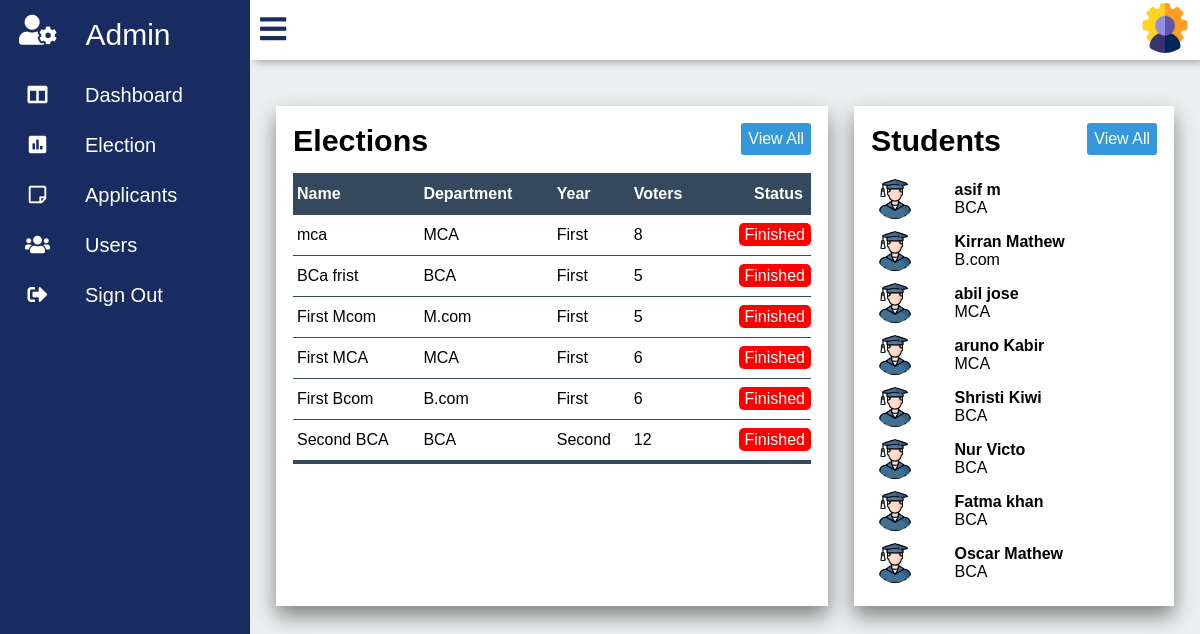
/admin.php (signed in), run on the app's committed database.
### tables this page shows
CREATE TABLE IF NOT EXISTS `elections` (
  `id` int(10) unsigned NOT NULL AUTO_INCREMENT,
  `Name` varchar(30) NOT NULL,
  `Department_id` int(11) unsigned NOT NULL,
  `Year_id` int(11) unsigned NOT NULL,
  `Election_status` tinyint(3) unsigned NOT NULL DEFAULT '0',
  `Start_date` date NOT NULL,
  `End_date` date NOT NULL,
  `Start_time` time NOT NULL,
  `End_time` time NOT NULL,
  `Voters` int(11) NOT NULL,
  PRIMARY KEY (`id`),
  KEY `elections_dpt` (`Department_id`),
  KEY `elections_year` (`Year_id`)
);

CREATE TABLE IF NOT EXISTS `department` (
  `id` int(11) unsigned NOT NULL AUTO_INCREMENT,
  `Department_name` varchar(10) NOT NULL,
  `Yr_no` int(11) NOT NULL,
  PRIMARY KEY (`id`)
);

CREATE TABLE IF NOT EXISTS `year` (
  `id` int(10) unsigned NOT NULL AUTO_INCREMENT,
  `Year_name` varchar(10) NOT NULL,
  PRIMARY KEY (`id`)
);

CREATE TABLE IF NOT EXISTS `users` (
  `id` int(10) unsigned NOT NULL AUTO_INCREMENT,
  `Email` varchar(30) NOT NULL,
  `Phone_no` bigint(11) NOT NULL,
  `First_name` varchar(15) NOT NULL,
  `Last_name` varchar(15) NOT NULL,
  `Gender` varchar(10) NOT NULL,
  `Department_id` int(11) unsigned NOT NULL,
  `Year_id` int(10) unsigned NOT NULL,
  PRIMARY KEY (`id`),
  KEY `users_dpt` (`Department_id`),
  KEY `users_yr` (`Year_id`)
);

### php/onTablefunc.php (called while the page is built, shortened)
<?php
	function getDepartment($dpid,$con) {
		$dpquery = "select Department_name from department where(id = $dpid );";
		$dp = mysql_query($dpquery,$con);
		$department = mysql_fetch_array($dp);
		return $department['Department_name'];
	}
	function getYear($yrid,$con) {
		$yrquery = "select * from year where(id = $yrid);";
		$yr = mysql_query($yrquery,$con);
		$year = mysql_fetch_array($yr);
		return $year['Year_name'];
	}
?>

### admin.php (the view, shortened to what this page needs)
<?php
	include("php/config.php");
	include("php/onTablefunc.php");
	include('php/elecheck.php');
?>
<!DOCTYPE html>
<html>
<head>
	<link rel="stylesheet" type="text/css" href="css/all.min.css">
	<link rel="stylesheet" type="text/css" href="css/fontawesome.min.css">
	<link rel="stylesheet" type="text/css" href="css/panel.css">
	<link rel="stylesheet" type="text/css" href="css/admin.css">
</head>
<body onload="statuscolor()">
	<div class="container">
		<div class="navigation">
		<div class="admin_icon">
			<a href="">
					<i class="fas fa-user-cog"></i>
				<span class="admin_Text" >Admin</span>
			</a>
		</div>
			<ul>
				<li>
					<a href="admin.php">
						<span class="icon">
							<i class="fas fa-columns"></i>
						</span>
						<span class="title">Dashboard</span>
					</a>
				</li>
				<li>
					<a href="elections.php">
						<span class="icon">
							<i class="fas fa-poll"></i>
						</span>
						<span class="title">Election</span>
					</a>
				</li>
				<li>
					<a href="applicants.php">
						<span class="icon">
							<i class="far fa-sticky-note"></i>
						</span>
						<span class="title">Applicants</span>
					</a>
				</li>
				<li>
					<a href="users.php">
						<span class="icon">
							<i class="fas fa-users"></i>
						</span>
						<span class="title">Users</span>
					</a>
				</li>
				<li>
					<a href="/project/php/logout.php">
						<span class="icon">
							<i class="fas fa-sign-out-alt"></i>
						</span>
						<span class="title">Sign Out</span>
					</a>
				</li>
			</ul>
		</div>
		<div class="main">
			<div class="topbar">
				<div class="user">
					<a href="adminacc.php"><img src="images/admin_photo.png"></a>
				</div>
			</div>
			<div class="tables">
				<div class="election">
					<div class="table_Header">
						<h2>Elections</h2>
						<a href="elections.php" class='btn'>View All</a>
					</div>
					<table class="election_Table">
						<thead>
							<tr>
								<th> Name </th>
								<th>Department</th>
								<th>Year</th>
								<th>Voters</th>
								<th>Status</th>
							</tr>
						</thead>
						<tbody>
						<?php
								$eQ = "select * from elections order by id DESC limit 7;";
								$eQ_ob = mysql_query($eQ,$con);
								while($eData = mysql_fetch_array($eQ_ob)) {
									$department = getDepartment($eData['Department_id'],$con);
									$year = getYear($eData['Year_id'],$con);
						?>
							<tr>
							<td><?php echo $eData['Name'];?></td>
							<td><?php echo $department; ?></td>
							<td><?php echo $year;?></td>
							<td><?php echo $eData['Voters'];?></td>
							<td class="status"><span class="<?php if($eData['Election_status'] == 0)
										echo 'Declared';
									  elseif ($eData['Election_status'] == 1)
									  	echo "Ongoing";
									  else
									  	echo "Finished";	?>"><?php if($eData['Election_status'] == 0)
										echo 'Declared';
									  elseif ($eData['Election_status'] == 1)
									  	echo "Ongoing";
									  else
									  	echo "Finished";	?></span></td>
							</tr>
						<?php
							}
							?>
					</table>
				</div>
				<div class="student">
					<div class="table_Header">
						<h2>Students</h2>
						<a href="users.php" class='btn'>View All</a>
					</div>
					<table class="user_Table">
						<tbody>
							<?php
								$q = "select * from users order by id DESC limit 8;";
								$u_Result = mysql_query($q,$con);
								while($data = mysql_fetch_array($u_Result)) {
									$department = getDepartment($data['Department_id'],$con);
							?>
									<tr>
										<td><div class="user_Default_img"><img src="images/student_img.png"></div></td>
										<td><h4><?php
											echo $data['First_name']." ".$data['Last_name'];
												?></h4><span><?php echo $department; ?></span></td>
							<?php
								}
							?>
						</tbody>
					</table>
				</div>
			</div>
		</div>
	</div>
</body>
</html>

### css/panel.css (style rules this page uses)
* { margin: 0; padding: 0; box-sizing: border-box; font-family: 'Poppins',sans-serif; }
.container { position: relative; width: 100%; }
.navigation { position: fixed; width: 250px; height: 100%; background: #182C61; transition: 250ms ease-in-out; }
.navigation ul { position: relative; width: 100%; left: 0; top: 0; overflow: hidden; }
.navigation ul li { position: relative; width: 100%; list-style: none; overflow: hidden; }
.admin_icon a { width: 100%; text-decoration: none; color: white; display: flex; overflow: hidden; }
.admin_icon a i { font-size: 30px; line-height: 60px; padding: 0 19px; min-width: 75px; }
.admin_Text { font-size: 30px; font-weight: 400; font-family: 'Popins',sans-serif; color: white; padding: 0 10px; line-height: 70px; }
.navigation ul li a { position: relative; width: 100%; display: flex; text-decoration: none; color: white; }
li a span i { color: white; }
.navigation ul li a .icon { position: relative; display: block; height: 25px; min-width: 75px; text-align: center; height: 50px; font-size: 20px; line-height: 50px; padding: 0 10px; }
.navigation ul li a .title { position: relative; display: block; font-size: 20px; padding: 0 10px; height: 50px; line-height: 50px; }
.main { position: absolute; width: calc(100% - 250px); left: 250px; min-height: 100vh; background: #ecf0f1; transition: 250ms ease-in-out; overflow:scroll; height: 100vh; }
.main .topbar { background: white; overflow-y: hidden; width: 100%; height: 60px; padding: 0 10px; display: flex; justify-content: space-between; align-items: center ; box-shadow: 5px 0px 10px grey; }
.user img { width: 50px; height: 50px; border-radius: 50%; cursor: pointer; }

### css/admin.css (style rules this page uses)
.tables { margin-top: 20px; position: relative; width: 100%; display: grid; grid-template-columns: 2fr 1fr; }
.election { position: relative; margin: 26px 13px 26px 26px ; padding: 17px; background: white; max-height: 500px; min-width: 400px; box-shadow: 20px grey; box-shadow: 0px 10px 20px grey; }
.table_Header { display: flex; justify-content: space-between; align-items: flex-start; margin-bottom: 15px; }
.table_Header h2 { font-size: 1.9em; font-weight: bold; }
.btn { padding: 7px; text-decoration: none; color: white; background:#3498db; border-radius: 3px; }
.election_Table { border-collapse: collapse; width: 100%; }
.election_Table thead { background: #34495e; color: white; }
.election_Table thead th { padding: 12px 8px 12px 4px; text-align: left; }
.election_Table tbody td { padding: 11px 0px 11px 4px; }
.election_Table tbody tr { border-bottom: 1px solid #34495e; }
.election_Table thead th:last-child, .election_Table tbody td:last-child { text-align: right; }
.election_Table tbody tr:last-of-type { border-bottom: 4px solid #34495e; }
.status { position: relative; padding: 3px 5px; }
.Finished { padding: 3px 6px; background: red; border-radius: 5px; color: white; }
.student { position: relative; max-width: auto; min-width: 320px; padding: 17px; max-height: 500px; margin: 26px 26px 26px 13px; background: white; box-shadow: 0px 10px 20px grey; }
.user_Table { border-collapse: collapse; width: 100%; }
.user_Table tbody td { padding: 6px 0px 6px 4px; }
.user_Table tbody td .user_Default_img { position: relative; width: 40px; height: 40px; border-radius: 50%; overflow: hidden; }
.user_Table tbody td .user_Default_img img { width: 100%; height: 100%; }
.user_Table tbody td:nth-child(1) { text-align: right; }

### data on the page
elections: Name "mca", Department.Department_name "MCA", Year.Year_name "First", Voters "8", Election_status "Finished"
elections: Name "BCa frist", Department.Department_name "BCA", Year.Year_name "First", Voters "5", Election_status "Finished"
elections: Name "First Mcom", Department.Department_name "M.com", Year.Year_name "First", Voters "5", Election_status "Finished"
elections: Name "First MCA", Department.Department_name "MCA", Year.Year_name "First", Voters "6", Election_status "Finished"
elections: Name "First Bcom", Department.Department_name "B.com", Year.Year_name "First", Voters "6", Election_status "Finished"
elections: Name "Second BCA", Department.Department_name "BCA", Year.Year_name "Second", Voters "12", Election_status "Finished"
users: First_name "asif", Last_name "m", Department.Department_name "BCA"
users: First_name "Kirran", Last_name "Mathew", Department.Department_name "B.com"
users: First_name "abil", Last_name "jose", Department.Department_name "MCA"
users: First_name "aruno", Last_name "Kabir", Department.Department_name "MCA"
users: First_name "Shristi", Last_name "Kiwi", Department.Department_name "BCA"
users: First_name "Nur", Last_name "Victo", Department.Department_name "BCA"
users: First_name "Fatma", Last_name "khan", Department.Department_name "BCA"
users: First_name "Oscar", Last_name "Mathew", Department.Department_name "BCA"
